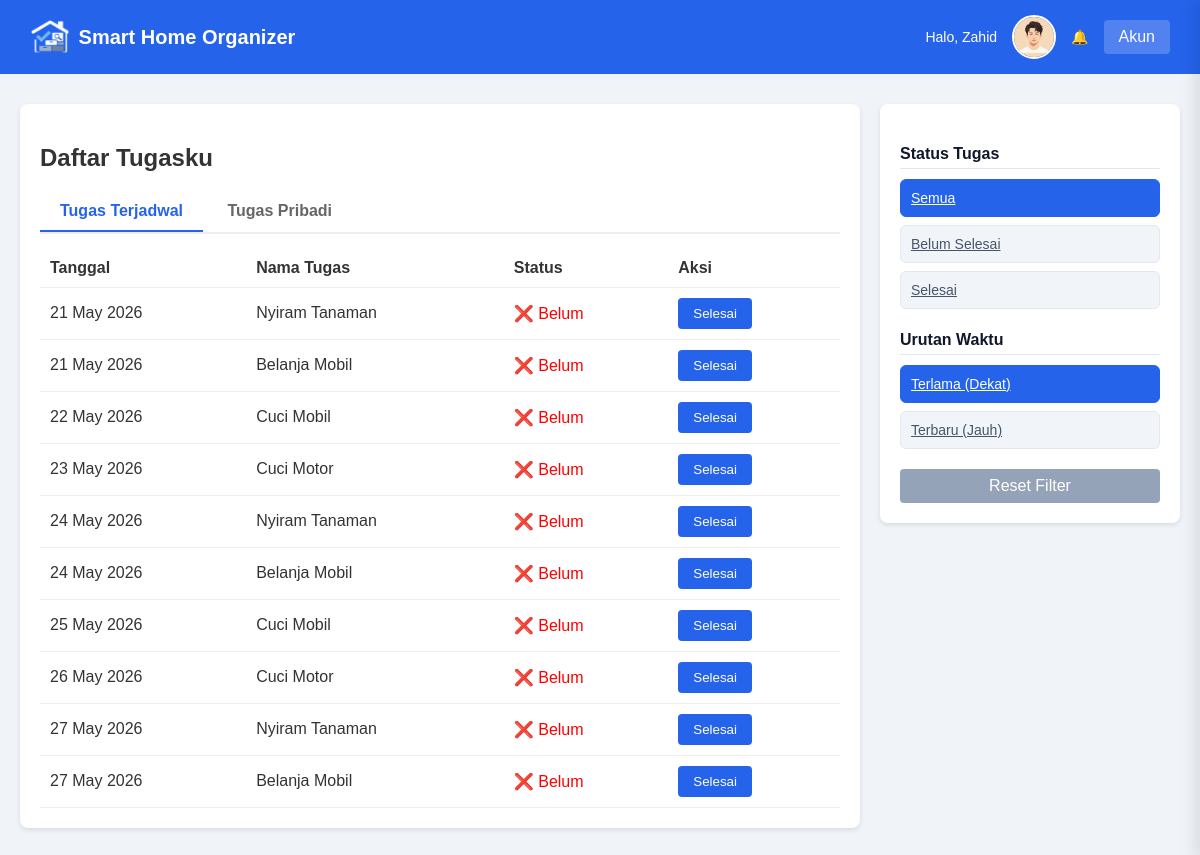
The page /keluarga/dashboard.php (signed in) on the database its author committed.
### tables this page shows
CREATE TABLE `assigned_tasks` (
  `id` int NOT NULL AUTO_INCREMENT,
  `user_id` int NOT NULL,
  `assigned_to` varchar(100) NOT NULL,
  `nama_tugas` varchar(150) NOT NULL,
  `tanggal` date NOT NULL,
  `status` enum('Pending','Selesai') DEFAULT 'Pending',
  `is_random` tinyint(1) DEFAULT '1',
  `created_at` timestamp NULL DEFAULT CURRENT_TIMESTAMP,
  `approval_status` varchar(50) DEFAULT 'Belum Selesai',
  `bukti_foto` varchar(255) DEFAULT NULL,
  PRIMARY KEY (`id`),
  KEY `user_id` (`user_id`),
  CONSTRAINT `assigned_tasks_ibfk_1` FOREIGN KEY (`user_id`) REFERENCES `users` (`id`) ON DELETE CASCADE
);

### keluarga/dashboard.php (the view, shortened to what this page needs)
<?php
include_once '../includes/notifications.php';
include_once '../includes/account_drawer.php';
$admin_id = $_SESSION['user_id'];
$nama = $_SESSION['nama'];
$tab = $_GET['tab'] ?? 'terjadwal';
$filter_status = $_GET['status'] ?? 'all';
$sort_time = $_GET['sort_time'] ?? 'oldest';
$order_sql = ($sort_time == 'newest') ? "DESC" : "ASC";
if ($tab == 'terjadwal') {
    $query = "SELECT * FROM assigned_tasks WHERE assigned_to='$nama' AND user_id=$admin_id";
    $query .= " ORDER BY tanggal $order_sql";
    $data_tasks = mysqli_query($conn, $query);
}
?>
<!DOCTYPE html>
<html>
<head>
    <link rel="stylesheet" href="../assets/css/style.css">
</head>
<body>
    <div class="navbar navbar-dashboard">
        <div class="navbar-brand">
            <img src="../assets/image/logo.png" alt="Logo" class="logo-img">
            <a href="dashboard.php">Smart Home Organizer</a>
        </div>
        <div class="navbar-user">
            <span>Halo, <?= $nama; ?></span>
            <img src="../assets/image/users/<?= $_SESSION['foto'] ?? 'default.png'; ?>" class="profile-pic">
            <a href="javascript:void(0)" onclick="openAccountDrawer()">Akun</a>
        </div>
    </div>
    <div class="flex-container">
        <div class="container main-box">
            <h2>Daftar Tugasku</h2>
            <div class="nav-tabs">
                <a href="?tab=terjadwal&status=<?= $filter_status ?>&sort_time=<?= $sort_time ?>" class="nav-tab <?= $tab == 'terjadwal' ? 'active' : ''; ?>">Tugas Terjadwal</a>
                <a href="?tab=pribadi&status=<?= $filter_status ?>&sort_time=<?= $sort_time ?>" class="nav-tab <?= $tab == 'pribadi' ? 'active' : ''; ?>">Tugas Pribadi</a>
            </div>
            <?php if ($tab == 'terjadwal'): ?>
                <table>
                    <thead>
                        <tr>
                            <th>Tanggal</th>
                            <th>Nama Tugas</th>
                            <th>Status</th>
                            <th>Aksi</th>
                        </tr>
                    </thead>
                    <tbody>
                        <?php if (mysqli_num_rows($data_tasks) > 0): ?>
                            <?php while ($row = mysqli_fetch_assoc($data_tasks)):
                                $status = $row['approval_status'] ?? 'Belum Selesai';
                            ?>
                                <tr>
                                    <td><?= date('d M Y', strtotime($row['tanggal'])); ?></td>
                                    <td><?= $row['nama_tugas']; ?></td>
                                    <td>
                                        <?php
                                        if ($status == 'Disetujui') echo "<span class='text-green'>✅ Selesai</span>";
                                        elseif ($status == 'Menunggu Persetujuan') echo "<span class='text-orange'>⏳ Menunggu</span>";
                                        else echo "<span class='text-red'>❌ Belum</span>";
                                        ?>
                                    </td>
                                    <td>
                                        <?php if ($status == 'Belum Selesai' || $status == ''): ?>
                                            <button onclick="openUploadModal(<?= $row['id']; ?>, 'terjadwal')" class="btn btn-primary">Selesai</button>
                                        <?php endif; ?>
                                    </td>
                                </tr>
                            <?php endwhile; ?>
                        <?php else: ?>
                            <tr><td colspan="4" class="text-center">Tidak ada tugas terjadwal.</td></tr>
                        <?php endif; ?>
                    </tbody>
                </table>
            <?php endif; ?>
        </div>
        <div class="sticky-sidebar">
            <div class="filter-group">
                <h4>Status Tugas</h4>
                <div class="filter-btn-group">
                    <a href="?tab=<?= $tab ?>&status=all&sort_time=<?= $sort_time ?>" class="btn-filter <?= $filter_status == 'all' ? 'active' : '' ?>">Semua</a>
                    <a href="?tab=<?= $tab ?>&status=pending&sort_time=<?= $sort_time ?>" class="btn-filter <?= $filter_status == 'pending' ? 'active' : '' ?>">Belum Selesai</a>
                    <a href="?tab=<?= $tab ?>&status=selesai&sort_time=<?= $sort_time ?>" class="btn-filter <?= $filter_status == 'selesai' ? 'active' : '' ?>">Selesai</a>
                </div>
            </div>
            <div class="filter-group">
                <h4>Urutan Waktu</h4>
                <div class="filter-btn-group">
                    <a href="?tab=<?= $tab ?>&status=<?= $filter_status ?>&sort_time=oldest" class="btn-filter <?= $sort_time == 'oldest' ? 'active' : '' ?>">Terlama (Dekat)</a>
                    <a href="?tab=<?= $tab ?>&status=<?= $filter_status ?>&sort_time=newest" class="btn-filter <?= $sort_time == 'newest' ? 'active' : '' ?>">Terbaru (Jauh)</a>
                </div>
            </div>
            <a href="dashboard.php?tab=<?= $tab ?>" class="btn btn-secondary w-100 text-center">Reset Filter</a>
        </div>
    </div>
</body>
</html>

### assets/css/style.css (style rules this page uses)
body { font-family: sans-serif; background: #f0f4f8; margin: 0; color: #333; }
.container { max-width: 900px; margin: 30px auto; background: white; padding: 20px; border-radius: 8px; box-shadow: 0 2px 5px rgba(0, 0, 0, 0.1); }
.navbar { background: #2563eb; padding: 15px 30px; display: flex; align-items: center; justify-content: space-between; color: white; position: sticky; top: 0; z-index: 1000; transition: all 0.3s ease; }
.navbar-brand { display: flex; align-items: center; gap: 10px; font-size: 20px; font-weight: bold; }
.navbar-brand a { color: white; text-decoration: none; }
.logo-img { height: 35px !important; width: auto !important; object-fit: contain; }
.navbar-user { display: flex; align-items: center; gap: 15px; }
.navbar-user span { font-size: 14px; }
.navbar-user a { color: white; text-decoration: none; background: rgba(255, 255, 255, 0.2); padding: 8px 15px; border-radius: 4px; }
.profile-pic { width: 40px; height: 40px; border-radius: 50%; object-fit: cover; border: 2px solid white; }
.btn { padding: 8px 15px; border: none; cursor: pointer; border-radius: 4px; text-decoration: none; display: inline-block; box-sizing: border-box; }
.btn-primary { background: #2563eb; color: white; }
.btn-secondary { background: #94a3b8; color: white; }
table { width: 100%; border-collapse: collapse; margin-top: 15px; }
th, td { padding: 10px; border-bottom: 1px solid #eee; text-align: left; }
.text-center { text-align: center; }
.nav-tabs { border-bottom: 2px solid #eee; margin-bottom: 15px; }
.nav-tab { padding: 10px 20px; text-decoration: none; color: #666; font-weight: bold; display: inline-block; }
.nav-tab.active { color: #2563eb; border-bottom: 2px solid #2563eb; }
.text-red { color: red; }
.w-100 { width: 100%; display: block; }
.filter-group { margin-bottom: 20px; }
.filter-group h4 { margin-bottom: 10px; font-size: 16px; color: #0f172a; border-bottom: 1px solid #e2e8f0; padding-bottom: 5px; }
.filter-btn-group { display: flex; flex-direction: column; gap: 8px; }
.btn-filter { text-align: left; background: #f1f5f9; color: #475569; border: 1px solid #e2e8f0; padding: 10px; border-radius: 6px; font-size: 14px; transition: all 0.2s; }
.btn-filter.active { background: #2563eb; color: white; border-color: #2563eb; }
.flex-container { display: flex; gap: 20px; max-width: 1200px; margin: 30px auto; padding: 0 20px; align-items: flex-start; }
.main-box { flex: 1; margin: 0 !important; max-width: none !important; }
.sticky-sidebar { position: sticky; top: 80px; width: 260px; background: white; padding: 20px; border-radius: 8px; box-shadow: 0 2px 5px rgba(0, 0, 0, 0.1); height: fit-content; }

### rows shown on the page
assigned_tasks: tanggal "21 May 2026", nama_tugas "Nyiram Tanaman", approval_status "❌ Belum"
assigned_tasks: tanggal "21 May 2026", nama_tugas "Belanja Mobil", approval_status "❌ Belum"
assigned_tasks: tanggal "22 May 2026", nama_tugas "Cuci Mobil", approval_status "❌ Belum"
assigned_tasks: tanggal "23 May 2026", nama_tugas "Cuci Motor", approval_status "❌ Belum"
assigned_tasks: tanggal "24 May 2026", nama_tugas "Nyiram Tanaman", approval_status "❌ Belum"
assigned_tasks: tanggal "24 May 2026", nama_tugas "Belanja Mobil", approval_status "❌ Belum"
assigned_tasks: tanggal "25 May 2026", nama_tugas "Cuci Mobil", approval_status "❌ Belum"
assigned_tasks: tanggal "26 May 2026", nama_tugas "Cuci Motor", approval_status "❌ Belum"
assigned_tasks: tanggal "27 May 2026", nama_tugas "Nyiram Tanaman", approval_status "❌ Belum"
assigned_tasks: tanggal "27 May 2026", nama_tugas "Belanja Mobil", approval_status "❌ Belum"

### other values the page prints
$nama "Zahid"
